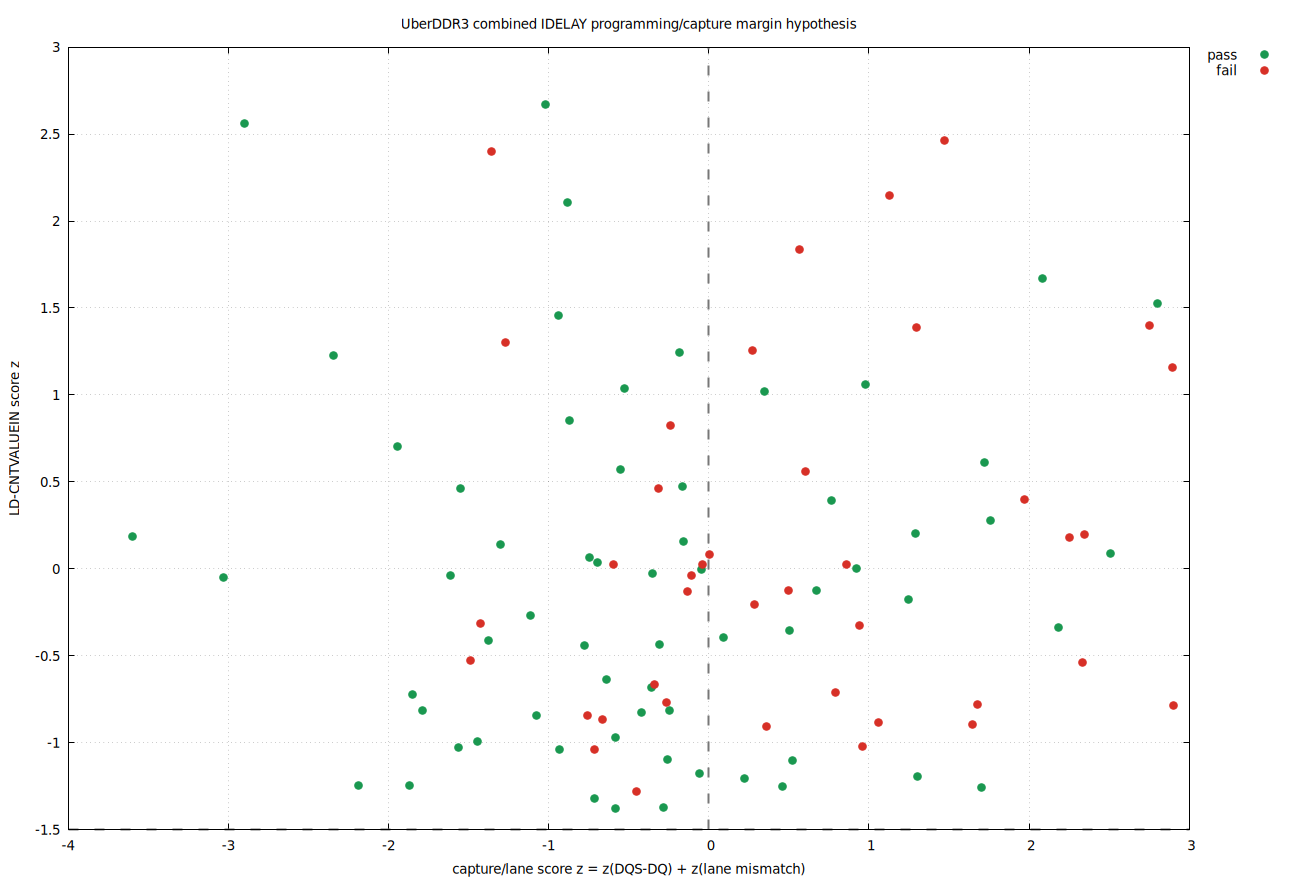

Source code (gnuplot):
set terminal pngcairo size 1300,880 enhanced font 'DejaVu Sans,10'
set output 'root_cause_combined_score.png'
set datafile separator comma
set key outside right top
set grid
set xlabel 'capture/lane score z = z(DQS-DQ) + z(lane mismatch)'
set ylabel 'LD-CNTVALUEIN score z'
set title 'UberDDR3 combined IDELAY programming/capture margin hypothesis'
set arrow 1 from 0, graph 0 to 0, graph 1 nohead lw 2 lc rgb '#777777' dt 2
set arrow 2 from graph 0, 0 to graph 1, 0 nohead lw 2 lc rgb '#777777' dt 2
plot \
  'root_cause_combined_score.dat' using 3:4 with points pt 7 ps 1.25 lc rgb '#1a9850' title 'pass', \
  'root_cause_combined_score.dat' using 5:6 with points pt 7 ps 1.25 lc rgb '#d73027' title 'fail'
